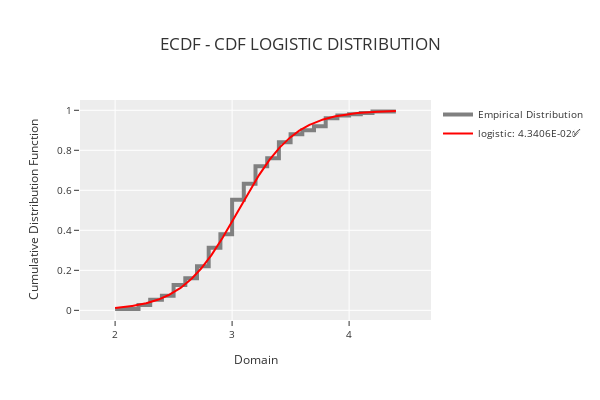

This figure's notebook cell:
### Code cell
phitter_cont.plot_ecdf_distribution("logistic")

### Figure 1 — Plotly figure (JSON) as saved in the notebook; plotly's stock layout.template omitted (floating-point values rounded to 4 significant figures; data arrays with more than 128 entries replaced by an {"elided": "..."} marker saying what was removed)
{"data": [{"line": {"color": "rgba(128,128,128,1)", "width": 4}, "mode": "lines", "name": "Empirical Distribution", "showlegend": true, "type": "scatter", "x": [2, 2.2, 2.2, 2.3, 2.3, 2.4, 2.4, 2.5, 2.5, 2.6, 2.6, 2.7, 2.7, 2.8, 2.8, 2.9, 2.9, 3, 3, 3.1, 3.1, 3.2, 3.2, 3.3, 3.3, 3.4, 3.4, 3.5, 3.5, 3.6, 3.6, 3.7, 3.7, 3.8, 3.8, 3.9, 3.9, 4, 4, 4.1, 4.1, 4.2, 4.2, 4.4], "y": [0.006667, 0.006667, 0.02667, 0.02667, 0.05333, 0.05333, 0.07333, 0.07333, 0.1267, 0.1267, 0.16, 0.16, 0.22, 0.22, 0.3133, 0.3133, 0.38, 0.38, 0.5533, 0.5533, 0.6333, 0.6333, 0.72, 0.72, 0.76, 0.76, 0.84, 0.84, 0.88, 0.88, 0.9, 0.9, 0.92, 0.92, 0.96, 0.96, 0.9733, 0.9733, 0.98, 0.98, 0.9867, 0.9867, 0.9933, 0.9933, 1]}, {"line": {"color": "rgba(255,0,0,1)", "width": 2}, "mode": "lines", "name": "logistic: 4.3406E-02✅", "type": "scatter", "x": {"elided": "1000 float values"}, "y": {"elided": "1000 float values"}}], "layout": {"height": 400, "legend": {"font": {"size": 10}, "orientation": "v", "title": {"font": {"size": 10}}, "xanchor": "left", "y": 1, "yanchor": "auto"}, "title": {"text": "ECDF - CDF LOGISTIC DISTRIBUTION"}, "width": 600, "xaxis": {"range": [1.7, 4.7], "tickfont": {"size": 10}, "title": {"font": {"size": 12}, "text": "Domain"}}, "yaxis": {"tickfont": {"size": 10}, "title": {"font": {"size": 12}, "text": "Cumulative Distribution Function"}}}}
